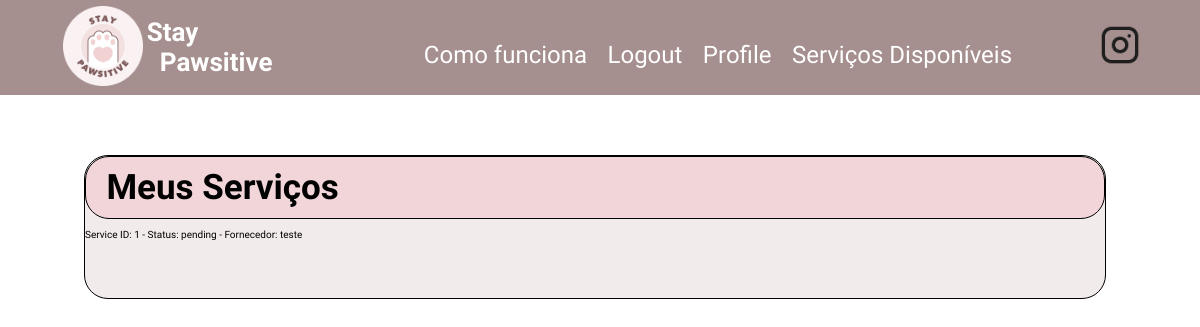
Page /my_services (signed in) on the committed database.
### app/models.py (models this page shows)
class RequestedService(db.Model):
    username: so.Mapped[str] = so.mapped_column(sa.ForeignKey(User.username), index=True, primary_key=True)
    id_service: so.Mapped[int] = so.mapped_column(sa.ForeignKey(Service.id), primary_key=True)
    status: so.Mapped[str] = so.mapped_column(sa.String(20))

### app/routes.py (the view, shortened to what this page needs)
@app.route('/my_services')
def my_services():
    accept_form = AcceptForm()
    decline_form = DeclineForm()
    my_requested_services = db.session.query(RequestedService).filter(User.username == current_user.username).all()
    my_services = (
        db.session.query(RequestedService)
        .join(Service, Service.id == RequestedService.id_service)
        .filter(Service.username == current_user.username)
        .filter(RequestedService.status == 'pending')
        .all()
    )
    return render_template('my_services.html', title='Meus Serviços', my_requested_services=my_requested_services, my_services=my_services)

### app/models.py (called while the page is built)
@login.user_loader
def load_user(id):
    return db.session.get(User, int(id))

### app/templates/my_services.html (shortened to what this page needs)
{% extends "base.html" %}
{% block head %}
    {{ super() }}
    <link rel="stylesheet" href="{{url_for('static', filename='styles/user.css')}}">
{% endblock head %}
{% block content %}
<div class="container">
    <div class="title">
        Meus Serviços
    </div>
    {% for service in my_requested_services %}
        <div>
            <p>Service ID: {{ service.id_service }} - Status: {{ service.status }} - Fornecedor: {{service.username}}</p>
        </div
    {% endfor %}
</div>
{% endblock %}

### app/static/styles/base.css (style rules this page uses)
:root { font-size: 62.5%; }
body { font-family: 'Montserrat Alternates', sans-serif; font-style: normal; margin: 0; padding: 0; }

### app/static/styles/user.css (style rules this page uses)
body { font-family: 'Montserrat Alternates', sans-serif; font-style: normal; margin: 0; padding: 0; min-height: 1000px; }
html { margin: 0; padding: 0; height: 100%; }
.container { width: 85%; background-color: #F2EBEC; margin-left: 7%; margin-top: 5%; border: 1px solid #F2D5D8; border-radius: 24px; padding-bottom: 4%; border: 0.5px solid black; }
.title { background-color: #F2D5D8; padding: 1% 2%; border-radius: 24px; border: 0.5px solid black; font-size: 35px; font-weight: 700; }

### rows in the picture
RequestedService: id_service "1", status "pending", username "teste"
